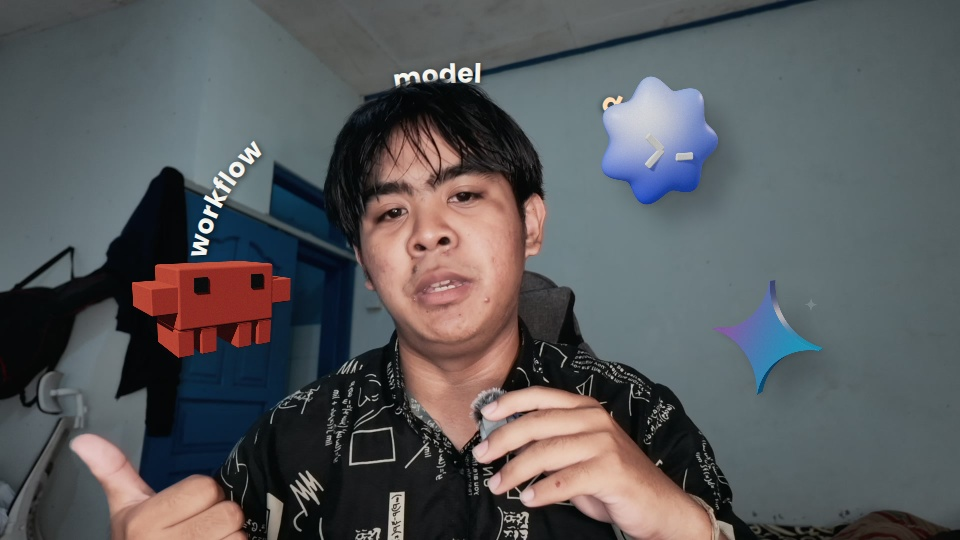
#> input picture projects/skill-development-journey-20261116/handoff/henti1/papan-B1b.jpg, 960 x 540 px; its folder holds 4 pictures in this run
$ python storyboard-final.py
#> lines starting #> are read from the running program, lines starting #| are printed output that depends on the picture
"""Eight current panels, in narrative order, without reference columns."""
from pathlib import Path
import hashlib
import json
from PIL import Image, ImageDraw, ImageFont

out = Path(__file__).resolve().parents[3] / 'handoff/henti1'
panels = ['B1b', 'B2', 'B3-A', 'B3-C', 'B4', 'B4-effort', 'B5', 'B6']
label_height = 24
sheet = Image.new('RGB', (960, 4 * (270 + label_height)), '#181B20')
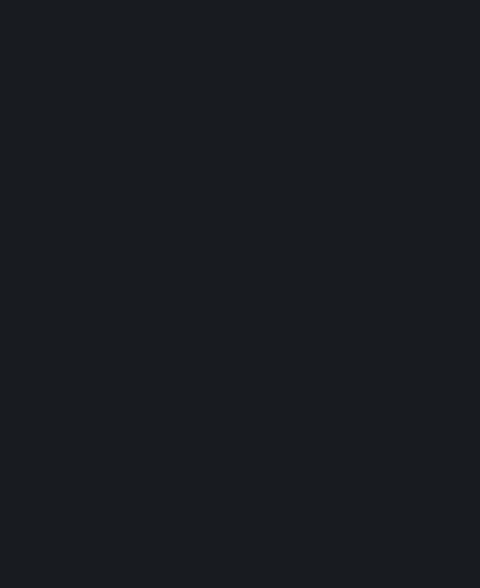
#> sheet: PIL image 960x1176 RGB (shown at 1/2 size); mean R, G, B 24, 27, 32
draw = ImageDraw.Draw(sheet)
font = ImageFont.truetype('/usr/share/fonts/truetype/dejavu/DejaVuSans.ttf', 12)
records = []
for index, panel in enumerate(panels):
    source = out / f'papan-{panel}.jpg'
    with Image.open(source) as image:
#> image is the input picture: PIL image 960x540 RGB; mean R, G, B 88.2, 89.2, 91.3
        assert image.size == (960, 540), (panel, image.size)
        x, y = (index % 2) * 480, (index // 2) * (270 + label_height)
        draw.text((x + 10, y + 5), panel, font=font, fill='#E1E5ED')
        sheet.paste(image.resize((480, 270), Image.Resampling.LANCZOS), (x, y + label_height))
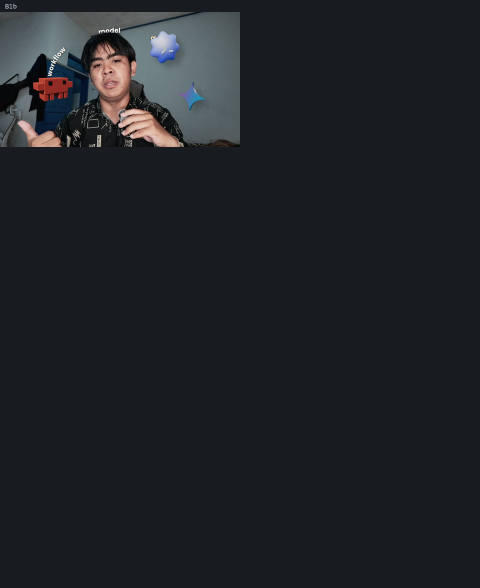
#> sheet: PIL image 960x1176 RGB (shown at 1/2 size); mean R, G, B 31.4, 34.2, 38.8
    records.append({'panel': panel, 'source': source.name,
                    'sha256': hashlib.sha256(source.read_bytes()).hexdigest(), 'xy': [x, y]})
#> pass 2 of the loop `for index, panel in enumerate(panels):`:
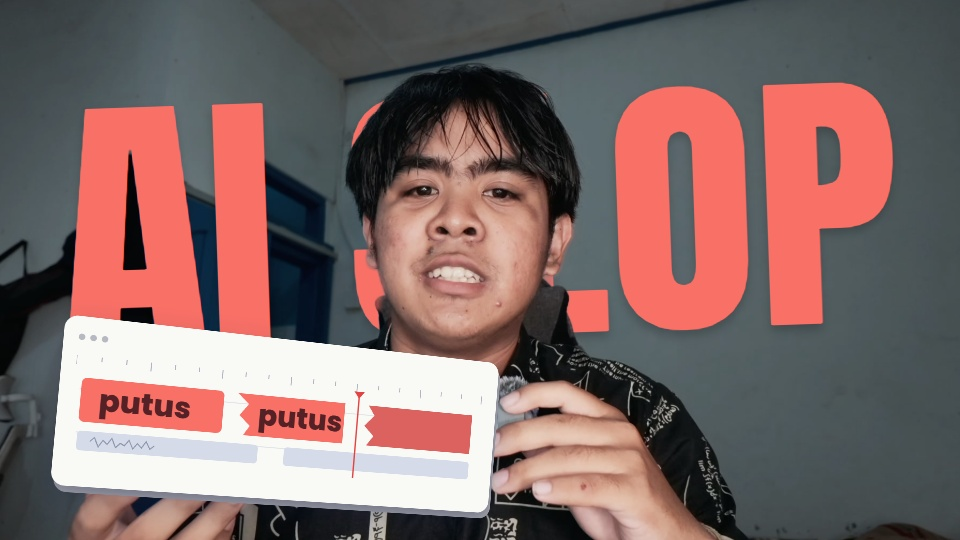
#> input picture projects/skill-development-journey-20261116/handoff/henti1/papan-B2.jpg, 960 x 540 px
#> image is the input picture: PIL image 960x540 RGB; mean R, G, B 130.5, 105.2, 103.3
#> `sheet.paste(image.resize((480, 270), Image.Resampling.LANCZOS), (x, y ..`:
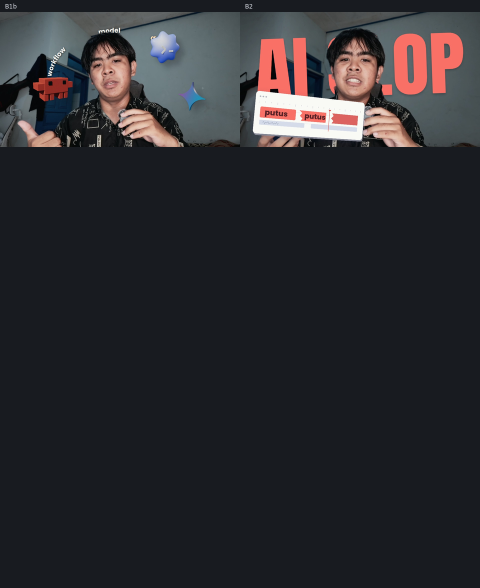
#> sheet: PIL image 960x1176 RGB (shown at 1/2 size); mean R, G, B 43.6, 43.1, 47
#> pass 3 of the loop `for index, panel in enumerate(panels):`:
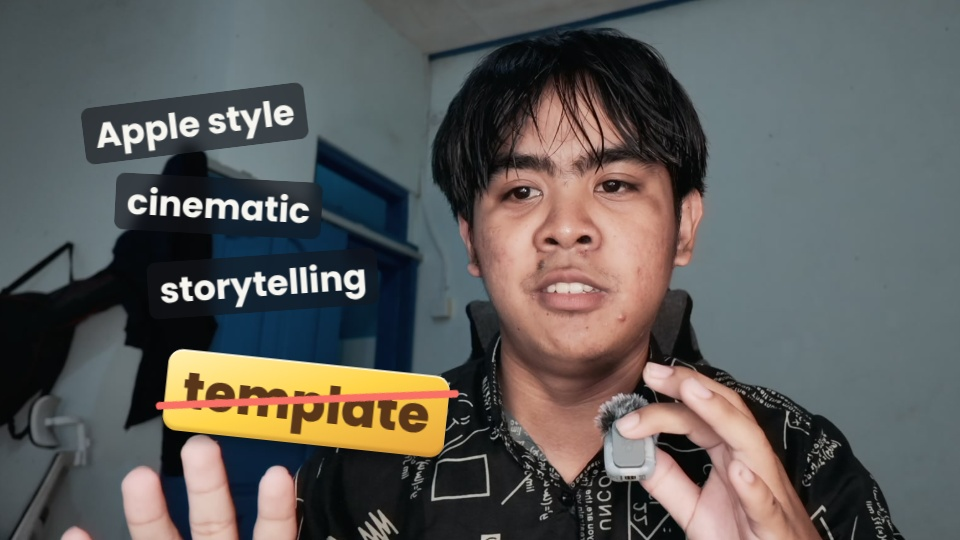
#> input picture projects/skill-development-journey-20261116/handoff/henti1/papan-B3-A.jpg, 960 x 540 px
#> image is the input picture: PIL image 960x540 RGB; mean R, G, B 93.8, 92.6, 90.1
#> `sheet.paste(image.resize((480, 270), Image.Resampling.LANCZOS), (x, y ..`:
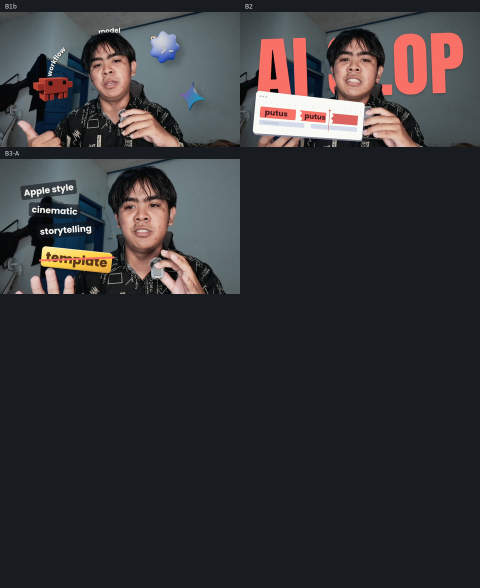
#> sheet: PIL image 960x1176 RGB (shown at 1/2 size); mean R, G, B 51.6, 50.7, 53.7
#> (the run stopped early here; a loop or call above may not have finished)
